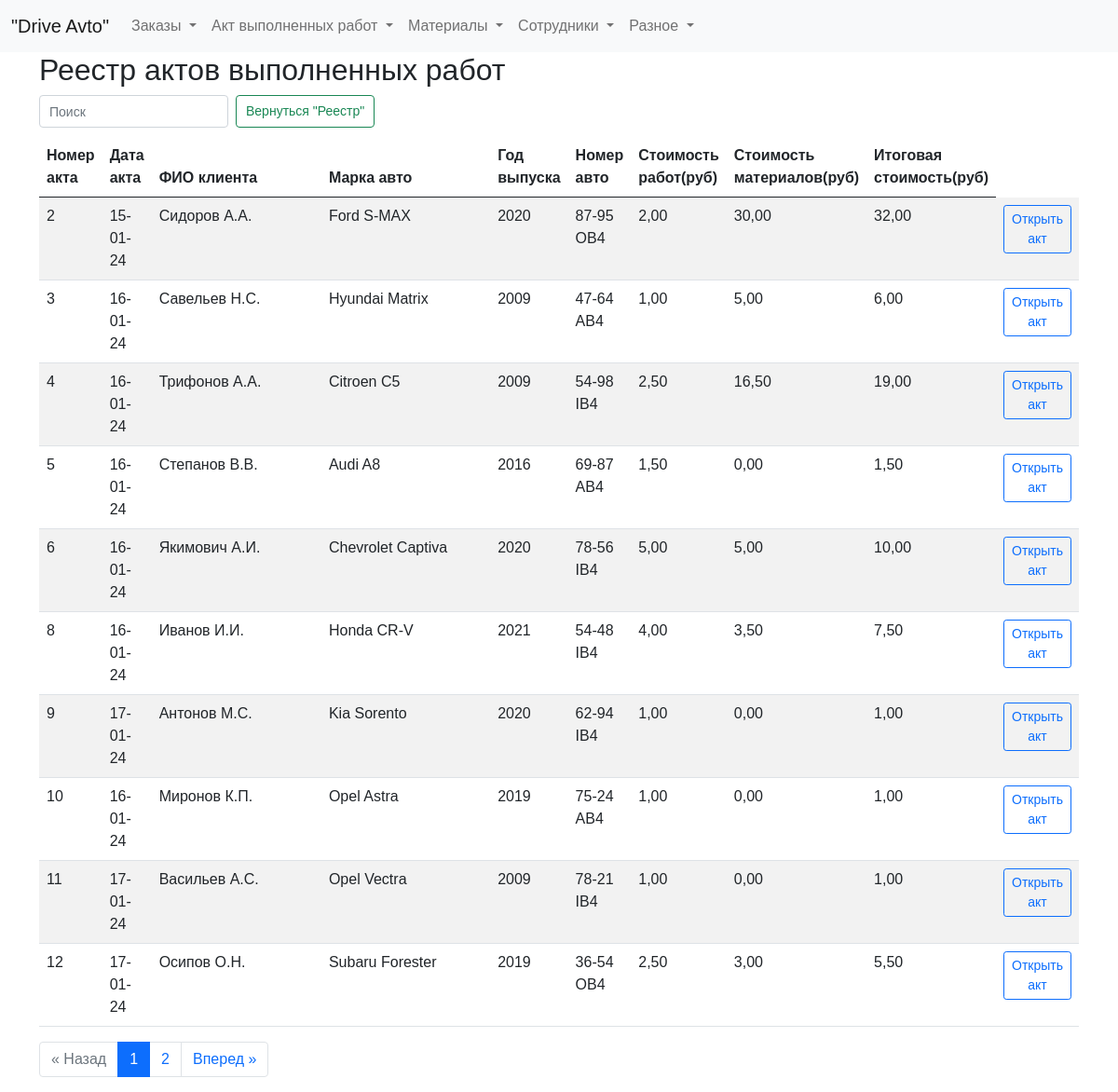
The page /list_act on the database its author committed.
### tables this page shows
CREATE TABLE log (
id integer PRIMARY KEY AUTOINCREMENT,
date_order text NOT NULL,
name_customer text NOT NULL,
brand_car text NOT NULL,
year_car text NOT NULL,
number_car text NOT NULL,
text_order text NOT NULL,
id_act integer
);

### fcompany.py (the view)
@app.route("/list_act")
def showList_act():
    page = request.args.get('page', 1, type=int)
    per_page = 10  # Количество элементов на странице
    list_act_query = dbase.getList_act()  # Получаем все элементы склада
    total_items = len(list_act_query)  # Получаем общее количество элементов
    total_pages = ceil(total_items / per_page)  # Вычисляем общее количество страниц
    start_index = (page - 1) * per_page
    end_index = start_index + per_page
    list_act = list_act_query[start_index:end_index]  # Получаем элементы текущей страницы
    pagination = {
        'page': page,
        'per_page': per_page,
        'total_pages': total_pages,
        'total_items': total_items
    }
    return render_template("list_act.html", title="Реестр", list_act=list_act, pagination=pagination)

### fcompany.py (called while the page is built)
def connect_db():  # общая функция для установления соединения с БД
    conn = sqlite3.connect(app.config['DATABASE'])
    conn.row_factory = sqlite3.Row  # записи будут представлены не в виде кортежей, а в виде словаря (для исп в шаблонах)
    return conn

def get_db():
    if not hasattr(g, 'link_db'):
        g.link_db = connect_db()
    return g.link_db

@app.before_request
def before_request():
    global dbase
    db = get_db()
    dbase = FDataBase(db)

### templates/list_act.html (shortened to what this page needs)
{% extends 'base.html' %}
{% block content %}
<h2>Реестр актов выполненных работ</h2>
<form class="d-flex" role="search" action="/" method="get">
  <input class="form-control me-2 narrow-search" type="search" id="searchInput" placeholder="Поиск" aria-label="Search">
  <button class="btn btn-outline-success narrow-button" type="button" id="resetButton">Вернуться "Реестр"</button>
</form>
<div class="table-responsive">
<table id="myTable" class="table table-striped max-width: 100%">
  <thead>
    <tr>
      <th scope="col" style="width: 50px;">Номер акта</th>
      <th scope="col">Дата акта</th>
      <th scope="col" style="width: 200px;">ФИО клиента</th>
      <th scope="col" style="width: 200px;">Марка авто</th>
      <th scope="col" style="width: 50px;">Год выпуска</th>
      <th scope="col">Номер авто</th>
      <th scope="col" style="width: 50px;">Стоимость работ(руб)</th>
      <th scope="col" style="width: 50px;">Стоимость материалов(руб)</th>
      <th scope="col" style="width: 50px;">Итоговая стоимость(руб)</th>
    </tr>
  </thead>
  <tbody>
    {% for row in list_act %}
    <tr>
        <td>{{ row.id_act }}</td>
        <td>{{ row.date_act }}</td>
        <td>{{ row.name_customer }}</td>
        <td>{{ row.brand_car }}</td>
        <td>{{ row.year_car }}</td>
        <td>{{ row.number_car }}</td>
        <td>{{ ( '%.2f' % (row.total_work / 100) ) | replace('.', ',') }}</td>
        <td>{{ ( '%.2f' % (row.total_materials / 100) ) | replace('.', ',') }}</td>
        <td>{{ ( '%.2f' % (row.total_price / 100) ) | replace('.', ',') }}</td>
        <td>
            <a href="/final_act/{{ row.id_act }}" class="btn btn-outline-primary btn-sm">Открыть акт</a>
        </td>
    </tr>
    {% endfor %}
  </tbody>
</table>
</div>
{% if pagination.total_items > pagination.per_page %}
<nav aria-label="Page navigation">
  <ul class="pagination justify-content-center">
    {% if pagination.page > 1 %}
      <li class="page-item"><a class="page-link" href="{{ url_for('showList_act', page=pagination.page-1) }}">&laquo; Назад</a></li>
    {% else %}
      <li class="page-item disabled"><span class="page-link">&laquo; Назад</span></li>
    {% endif %}
    {% for page_num in range(1, pagination.total_pages+1) %}
      {% if page_num == pagination.page %}
        <li class="page-item active"><span class="page-link">{{ page_num }}</span></li>
      {% else %}
        <li class="page-item"><a class="page-link" href="{{ url_for('showList_act', page=page_num) }}">{{ page_num }}</a></li>
      {% endif %}
    {% endfor %}
    {% if pagination.page < pagination.total_pages %}
      <li class="page-item"><a class="page-link" href="{{ url_for('showList_act', page=pagination.page+1) }}">Вперед &raquo;</a></li>
    {% else %}
      <li class="page-item disabled"><span class="page-link">Вперед &raquo;</span></li>
    {% endif %}
  </ul>
</nav>
{% endif %}
{% endblock %}

### static/css/styles.css (style rules this page uses)
input.form-control { width: 100%; }
.narrow-button { max-width: 250px; white-space: nowrap; font-size: 16px; }
.narrow-search { max-width: 400px; }
html, body { font-family: 'Arial'; margin: 0; padding: 0; height: 100%; width: 100%; }
a { color: #0059b2; text-decoration: none; }
.btn { margin-bottom: 10px; }
.narrow-search { height: 35px; font-size: 14px; padding: 5px 10px; }
.narrow-button { height: 35px; font-size: 14px; padding: 5px 10px; line-height: 1.5; }

### rows shown on the page
log: id_act "2", date_act "15-01-24", name_customer "Сидоров А.А.", brand_car "Ford S-MAX", year_car "2020", number_car "87-95 OB4", total_work "2,00", total_materials "30,00", total_price "32,00"
log: id_act "3", date_act "16-01-24", name_customer "Савельев Н.С.", brand_car "Hyundai Matrix", year_car "2009", number_car "47-64 АВ4", total_work "1,00", total_materials "5,00", total_price "6,00"
log: id_act "4", date_act "16-01-24", name_customer "Трифонов А.А.", brand_car "Citroen C5", year_car "2009", number_car "54-98 IB4", total_work "2,50", total_materials "16,50", total_price "19,00"
log: id_act "5", date_act "16-01-24", name_customer "Степанов В.В.", brand_car "Audi A8", year_car "2016", number_car "69-87 АВ4", total_work "1,50", total_materials "0,00", total_price "1,50"
log: id_act "6", date_act "16-01-24", name_customer "Якимович А.И.", brand_car "Chevrolet Captiva", year_car "2020", number_car "78-56 IB4", total_work "5,00", total_materials "5,00", total_price "10,00"
log: id_act "8", date_act "16-01-24", name_customer "Иванов И.И.", brand_car "Honda CR-V", year_car "2021", number_car "54-48 IB4", total_work "4,00", total_materials "3,50", total_price "7,50"
log: id_act "9", date_act "17-01-24", name_customer "Антонов М.С.", brand_car "Kia Sorento", year_car "2020", number_car "62-94 IB4", total_work "1,00", total_materials "0,00", total_price "1,00"
log: id_act "10", date_act "16-01-24", name_customer "Миронов К.П.", brand_car "Opel Astra", year_car "2019", number_car "75-24 АВ4", total_work "1,00", total_materials "0,00", total_price "1,00"
log: id_act "11", date_act "17-01-24", name_customer "Васильев А.С.", brand_car "Opel Vectra", year_car "2009", number_car "78-21 IB4", total_work "1,00", total_materials "0,00", total_price "1,00"
log: id_act "12", date_act "17-01-24", name_customer "Осипов О.Н.", brand_car "Subaru Forester", year_car "2019", number_car "36-54 OB4", total_work "2,50", total_materials "3,00", total_price "5,50"

### other values the page prints
{{ page_num }} "1"
{{ page_num }} "2"
